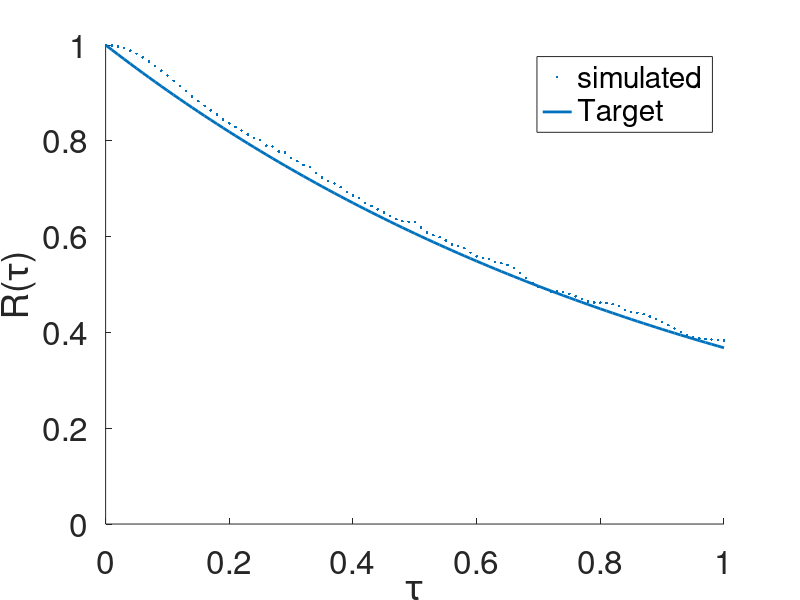

MATLAB code for this plot:
% Spectral density function
s = @(w) 1/(pi*(1+w^2));

% Autocorrelation
R = @(tau) exp(-abs(tau));

% Generate random process and verify the results
N = 500; delta_w = 0.016*pi;
t = [0:0.01:5];
count = length(t);
no_sample = 750;
y = zeros(1,count);
X = zeros(no_sample,count);
for j=1:no_sample
    g=0;
    for i = 1:N
        phi = 2*pi*rand(1);
        g = g + sqrt(2)*((2*s(delta_w*(i-1))*delta_w)^0.5)*cos(delta_w*(i-1).*t+phi);
    end
    X(j,:) = g;
end

for i=1:100
    temp1 = [1:i:count-i];
    temp2 = [1+i:i:count];
    X1 = reshape([X(:,temp1)],[length(temp1)*no_sample,1]);
    X2 = reshape([X(:,temp2)],[length(temp2)*no_sample,1]);
    rho_mat = corrcoef(X1,X2);
    rho(i+1) = rho_mat(1,2);
end
rho(1) = 1;
tau = [0:0.01:1];
hold on
scatter(tau,rho,'.');
plot(tau,R(tau),'linewidth',2);
legend('simulated','Target');
ylim([0:1.2]);
set(gca,'FontSize', 24);
xlabel('\tau');
ylabel('R(\tau)');
hold off
